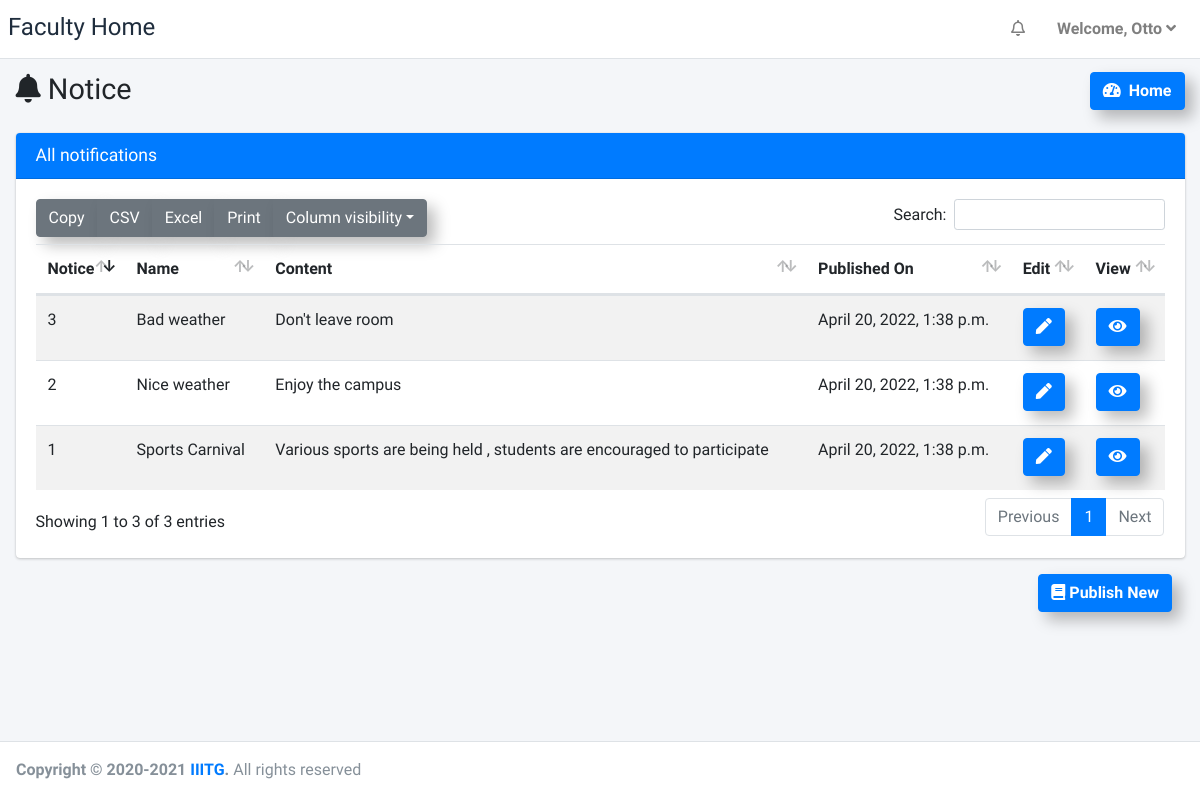
Before: /faculty/MrX/notice/ (signed in) with the older database file.
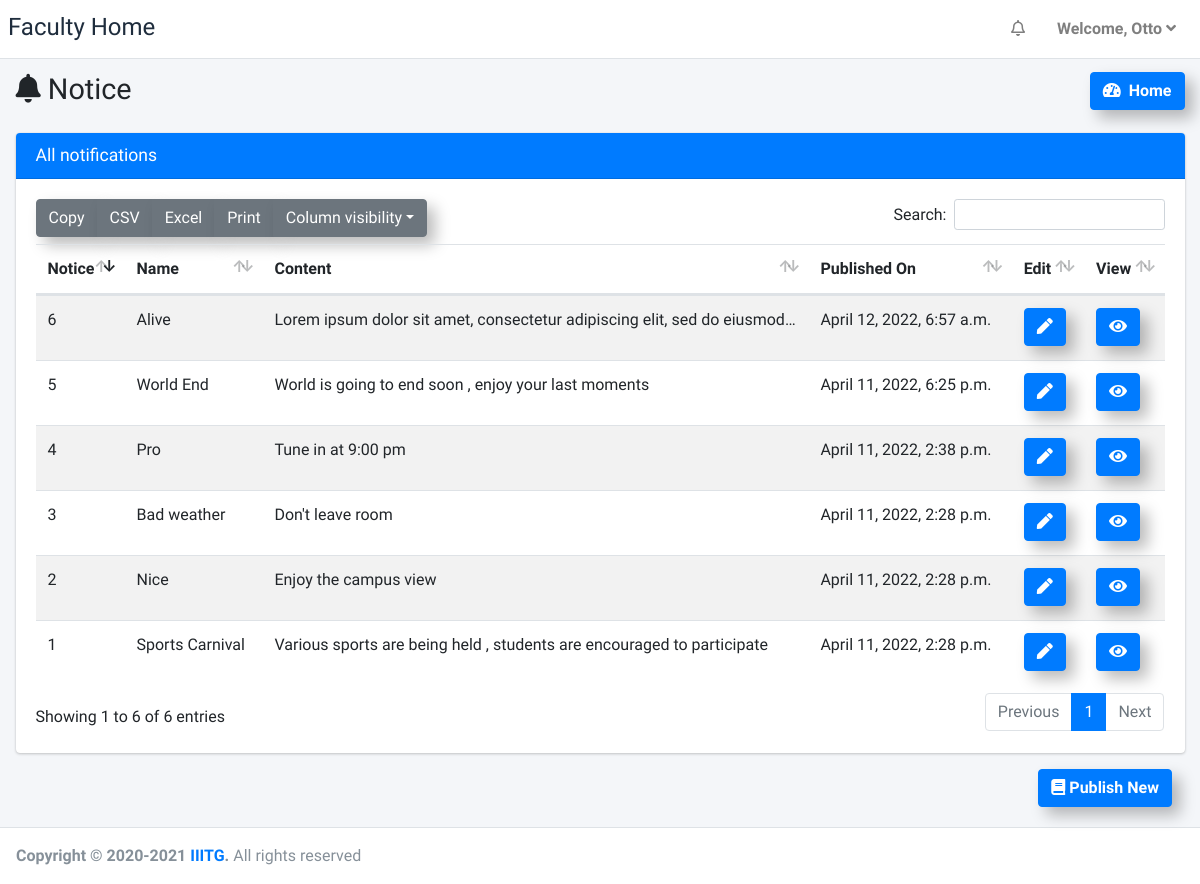
After: the same page with the newer database file.
### mySpace_app/models.py (models this page shows, shortened)
class Notice(models.Model):
    notice_name = models.CharField(max_length=255)
    content = models.TextField()
    published_on = models.DateTimeField(auto_now=True)

class InstPublish(models.Model):
    faculty = models.ForeignKey(Faculty, on_delete=models.CASCADE)
    notice = models.ForeignKey(Notice, on_delete=models.CASCADE)
    published_on = models.DateTimeField(auto_now=True)
    class Meta:
        unique_together = (('faculty', 'notice'), )

### mySpace_app/views.py (the view)
# urls.py: path('faculty/<str:username>/notice/', views.faculty_notice_home, name="faculty_notice_home"),
def faculty_notice_home(request, username):
	res = checkUser(request, username)
	if res: return res
	try:
		user = Faculty.objects.get(user=request.user)
		published = InstPublish.objects.filter(faculty=user)
	except Exception as e:
		return redirect('/')
	noticeList = []
	for entry in published:
		noticeList.append({'note': entry.notice, 'published' :entry.published_on})
	return render(request, 'faculty_templates/faculty_notice_home.html', {'notices': noticeList})

### mySpace_app/utility.py (called while the page is built)
def checkUser(request, username):
    if request.user.is_anonymous:
        return redirect('/login')
    elif request.user.username != username:
        return redirect('/')
    return None

### mySpace_app/templates/faculty_templates/faculty_notice_home.html (shortened to what this page needs)
{% extends 'faculty_templates/base.html' %}
{% load static %}
{% load humanize %}
{% block page_title %}
<i class="nav-icon fas fa-bell"></i> Notice
{% endblock page_title %}
{% block custom_css %}
<link rel="stylesheet" href="{% static "plugins/datatables-bs4/css/dataTables.bootstrap4.min.css" %}">
<link rel="stylesheet" href="{% static "plugins/datatables-responsive/css/responsive.bootstrap4.min.css" %}">
<link rel="stylesheet" href="{% static "plugins/datatables-buttons/css/buttons.bootstrap4.min.css" %}">
{% endblock custom_css %}
{% block main_content %}
<section class="content">
  <div class="container-fluid">
    <div class="row">
      <div class="col-12">
        <div class="card card-primary">
          <div class="card-header">
            <h3 class="card-title">All notifications</h3>
          </div>
          <div class="card-body">
            <table id="example1" class="table table-striped">
              <thead>
                <tr>
                  <th>Notice</th>
                  <th>Name</th>
                  <th>Content</th>
                  <th>Published On</th>
                  <th>Edit</th>
                  <th>View</th>
                </tr>
              </thead>
              <tbody>
                {% for notice in notices %}
                <tr>
                  <td style="width: 50px;">{{ notice.note.id }}</td>
                  <td>{{ notice.note.notice_name }}</td>
                  <td style="max-width: 500px;"><p style="text-overflow: ellipsis; overflow: hidden; white-space: nowrap;">{{ notice.note.content }}</p></td>
                  <td>{{ notice.published }}</td>
                  <td><a class="btn btn-primary shadow-custom font-weight-bold" href="{% url 'faculty_notice_edit' user.username notice.note.id %}"><i class="nav-icon fas fa-pen"></i></a></td>
                  <td><a class="btn btn-primary shadow-custom font-weight-bold" href="{% url 'notice_view' user.username notice.note.id %}"><i class="nav-icon fas fa-eye"></i></a></td>
                </tr>
                {% endfor %}
              </tbody>
            </table>
          </div>
        </div>
      </div>
    </div>
    <div class="row">
        <a class="btn btn-primary font-weight-bold" href="{% url 'faculty_notice_publish' user.username %}" style="margin-left: auto;
        margin-right: 20px;margin-bottom: 20px;"><i class="nav-icon fas fa-book"></i>  Publish New</a>
    </div>
  </div>
</section>
{% endblock main_content %}

### mySpace_app/templates/faculty_templates/base.html (shortened to what this page needs)
{% load static %}
{% load humanize %}
<!DOCTYPE html>
<html>
<head>
  <link rel="stylesheet" href="{% static "plugins/fontawesome-free/css/all.min.css" %}">
  <link rel="stylesheet" href="https://code.ionicframework.com/ionicons/2.0.1/css/ionicons.min.css">
  <link rel="stylesheet" href="{% static "plugins/tempusdominus-bootstrap-4/css/tempusdominus-bootstrap-4.min.css" %}">
  <link rel="stylesheet" href="{% static "plugins/icheck-bootstrap/icheck-bootstrap.min.css" %}">
  <link rel="stylesheet" href="{% static "plugins/jqvmap/jqvmap.min.css" %}">
  <link rel="stylesheet" href="{% static "dist/css/adminlte.min.css" %}">
  <link rel="stylesheet" href="{% static "plugins/overlayScrollbars/css/OverlayScrollbars.min.css" %}">
  <link rel="stylesheet" href="{% static "plugins/daterangepicker/daterangepicker.css" %}">
  <link rel="stylesheet" href="{% static "plugins/summernote/summernote-bs4.css" %}">
  <link rel="stylesheet" href="{% static "custom/css/style.css" %}">
  {% block custom_css %}  {% endblock custom_css %}
</head>
<body class="hold-transition sidebar-mini layout-fixed layout-navbar-fixed">
<div class="wrapper">
  <nav class="main-header navbar navbar-expand navbar-white navbar-light" style="margin-left: 0;">
    <h4 class="title-c1" style="margin-top: 5px;">
      <span class="desktop">Faculty Home</span>
    </h4>
    <ul class="navbar-nav ml-auto">
      <li class="nav-item dropdown">
        <a class="nav-link" data-toggle="dropdown" href="#">
          <i class="far fa-bell"></i>
        </a>
      </li>
      <li class="nav-item d-flex">
        <a class="nav-link title-c2" style="white-space: nowrap; cursor: pointer;" data-toggle="dropdown" aria-haspopup="true" aria-expanded="false">
          <span class="hidden">Welcome, </span>{{ user.first_name }}
          <i class="fas fa-angle-down"></i>
        </a>
      </li>
    </ul>
  </nav>
   <div class="content-wrapper" style="margin-left: 0;">
    <div class="content-header">
      <div class="container-fluid">
        <div class="row mb-2">
          <div class="col-sm-6">
            <h1 class="m-0">
                {% block page_title %}
                {% endblock page_title %}
            </h1>
          </div>
          <div class="col-sm-6">
            <ol class="breadcrumb float-sm-right">
              <li class="breadcrumb-item"><a class="btn btn-primary shadow-custom font-weight-bold" href="{% url 'faculty_home' user %}"><i class="nav-icon fas fa-tachometer-alt mr-2"></i>Home</a></li>
            </ol>
          </div>
        </div>
      </div>
    </div>
     {% block main_content %}{% endblock main_content %}
  </div>
    {% include 'faculty_templates/footer.html' %}
</div>
</body>
</html>

### mySpace_app/templates/faculty_templates/footer.html (shortened to what this page needs)
<footer class="main-footer" style= "margin-left: 0px">
    <strong>Copyright &copy; 2020-2021 <a href="{% url 'faculty_home' as faculty_home %}">IIITG</a>.</strong>
    All rights reserved
  </footer>

### mySpace_app/static/custom/css/style.css (style rules this page uses)
.shadow-custom { box-shadow: 8px 8px 15px rgba(0, 0, 0, 0.267) !important; }
.breadcrumb-item { margin-top: 10px; display: none; }
@media screen and (min-width: 992px) { .breadcrumb-item { margin-top: 0px; display: inline-block; } }
.btn { box-shadow: 8px 8px 15px rgba(0, 0, 0, 0.267) !important; }

### mySpace_app/templates/faculty_templates/base.html (style rules this page uses)
.title-c1 { font-size: 20px; }
.desktop { font-size: 0px; }
.title-c2 { font-size: 15px; }
.hidden { font-size: 0; }
@media screen and (min-width: 992px) { .title-c1 { font-size: 24px; } }
@media screen and (min-width: 992px) { .desktop { font-size: 24px; } }
@media screen and (min-width: 992px) { .title-c2 { font-size: 16px; font-weight: 600; } }
@media screen and (min-width: 992px) { .hidden { font-size: 16px; } }

Changed rows visible on the page:
changed Notice "Sports Carnival": published "April 20, 2022, 1:38 p.m." → "April 11, 2022, 2:28 p.m."
changed Notice id 2: note.notice_name "Nice weather" → "Nice"; note.content "Enjoy the campus" → "Enjoy the campus view"; published "April 20, 2022, 1:38 p.m." → "April 11, 2022, 2:28 p.m."
changed Notice "Bad weather": published "April 20, 2022, 1:38 p.m." → "April 11, 2022, 2:28 p.m."
added Notice: note.id "4", note.notice_name "Pro", note.content "Tune in at 9:00 pm", published "April 11, 2022, 2:38 p.m."
added Notice: note.id "5", note.notice_name "World End", note.content "World is going to end soon , enjoy your last moments", published "April 11, 2022, 6:25 p.m."
added Notice: note.id "6", note.notice_name "Alive", note.content "Lorem ipsum dolor sit amet, consectetur adipiscing elit, sed do eiusmod…", published "April 12, 2022, 6:57 a.m."
Other visible differences:
text written by a page script: "Copy CSV Excel Print Column visibility Search: Showing 1 to 3 of 3 entries Previous 1 Next" → "Copy CSV Excel Print Column visibility Search: Showing 1 to 6 of 6 entries Previous 1 Next"
